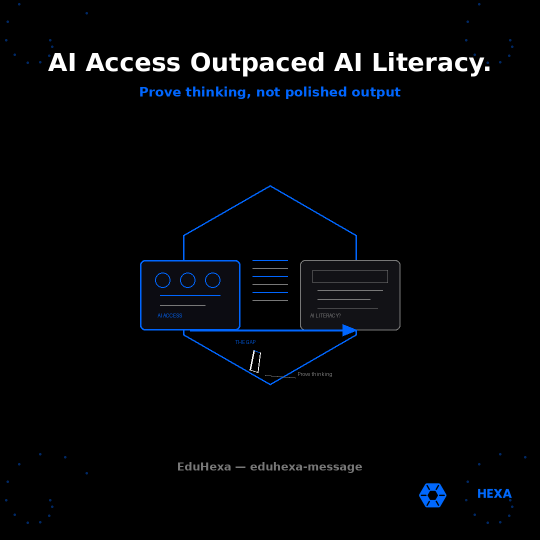
#> input picture clients/assets/eduhexa/eduhexa-message-ai-literacy-gap-sep-2026.png, 1080 x 1080 px, given in place of eduhexa logo.png, which was not available (shown at 1/2 size)
$ python generate_eduhexa_image_assignment_ai_levels.py
#> lines starting #> are read from the running program, lines starting #| are printed output that depends on the picture; pictures that were not available may be replaced by others from this repository, and a replacement may not be noted
#!/usr/bin/env python3
"""Generate EduHexa eduhexa-message WhatsApp image 1080x1080 - Assignment AI Levels."""
from PIL import Image, ImageDraw, ImageFont
import math
import os

SIZE = 1080
BLACK = (0, 0, 0)
BLUE = (0, 102, 255)
WHITE = (255, 255, 255)
GRAY = (120, 120, 120)
DARK_BLUE = (0, 40, 100)
MUTED = (45, 45, 55)
BAND_COLORS = [
    ((90, 30, 30), "L0", "No AI"),
    ((40, 55, 90), "L1", "Prep only"),
    ((20, 70, 120), "L2", "Disclose"),
    ((8, 45, 110), "L3", "Integrated"),
]

OUT = "/workspace/clients/assets/eduhexa/eduhexa-message-assignment-ai-levels-oct-2026.png"
LOGO = "/workspace/clients/eduhexa logo.png"

img = Image.new("RGB", (SIZE, SIZE), BLACK)
#> img: PIL image 1080x1080 RGB; every value is 0
draw = ImageDraw.Draw(img)

for cx, cy in [(100, 140), (980, 140), (100, 940), (980, 940)]:
    for i in range(8):
        angle = i * math.pi / 4
        r = 14 + i * 6
        x = cx + int(r * math.cos(angle))
        y = cy + int(r * math.sin(angle))
        draw.ellipse([x - 2, y - 2, x + 2, y + 2], fill=DARK_BLUE)

cx, cy = SIZE // 2, SIZE // 2 + 55
draw.rounded_rectangle([cx - 330, cy - 230, cx + 330, cy + 230], radius=20, outline=BLUE, width=2)

band_h = 95
start_y = cy - 200
for i, (fill, label, desc) in enumerate(BAND_COLORS):
    y0 = start_y + i * (band_h + 8)
    draw.rounded_rectangle([cx - 290, y0, cx + 290, y0 + band_h], radius=10, outline=BLUE if i == 3 else GRAY, width=2 if i == 3 else 1, fill=fill)
    draw.ellipse([cx - 270, y0 + 28, cx - 220, y0 + 78], outline=WHITE, width=2)
    draw.text((cx - 255, y0 + 42), label, fill=WHITE, font=ImageFont.load_default())
    draw.text((cx - 190, y0 + 32), desc, fill=WHITE, font=ImageFont.load_default())
    draw.line([(cx - 40, y0 + 48), (cx + 250, y0 + 48)], fill=(200, 200, 210), width=2)
    draw.line([(cx - 40, y0 + 62), (cx + 200, y0 + 62)], fill=(140, 140, 150), width=2)

draw.rounded_rectangle([cx - 290, cy + 175, cx + 290, cy + 215], radius=8, outline=GRAY, width=1, fill=MUTED)
draw.text((cx - 260, cy + 188), "DEFAULT LEVEL IF UNLABELED →", fill=GRAY, font=ImageFont.load_default())
draw.text((cx + 40, cy + 188), "L0 / L1", fill=BLUE, font=ImageFont.load_default())


def load_font(size):
#> called with size = 48
    paths = [
        "/usr/share/fonts/truetype/dejavu/DejaVuSans-Bold.ttf",
        "/usr/share/fonts/truetype/liberation/LiberationSans-Bold.ttf",
    ]
    for p in paths:
        if os.path.exists(p):
            return ImageFont.truetype(p, size)
    return ImageFont.load_default()


font_head = load_font(48)
font_sub = load_font(26)
font_small = load_font(22)

line1 = "State the AI Level."
line2 = "Every Assignment."
bbox1 = draw.textbbox((0, 0), line1, font=font_head)
#> bbox1 = (0, 9, 502, 46)
tw1 = bbox1[2] - bbox1[0]
#> tw1 = 502
draw.text(((SIZE - tw1) // 2, 72), line1, fill=WHITE, font=font_head)
bbox2 = draw.textbbox((0, 0), line2, font=font_head)
#> bbox2 = (0, 9, 506, 55)
tw2 = bbox2[2] - bbox2[0]
#> tw2 = 506
draw.text(((SIZE - tw2) // 2, 128), line2, fill=BLUE, font=font_head)

sub = "Label the task before the browser opens"
bbox3 = draw.textbbox((0, 0), sub, font=font_sub)
#> bbox3 = (0, 5, 597, 30)
tw3 = bbox3[2] - bbox3[0]
#> tw3 = 597
draw.text(((SIZE - tw3) // 2, 188), sub, fill=GRAY, font=font_sub)

small = "EduHexa — eduhexa-message"
bbox4 = draw.textbbox((0, 0), small, font=font_small)
#> bbox4 = (0, 4, 371, 26)
tw4 = bbox4[2] - bbox4[0]
#> tw4 = 371
draw.text(((SIZE - tw4) // 2, 918), small, fill=GRAY, font=font_small)

logo = Image.open(LOGO).convert("RGBA")
logo_w = int(SIZE * 0.20)
logo_h = int(logo_w * logo.height / logo.width)
#> logo_h = 216
logo = logo.resize((logo_w, logo_h), Image.Resampling.LANCZOS)
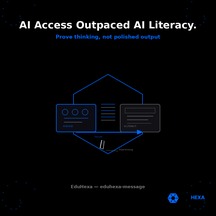
#> logo: PIL image 216x216 RGBA; mean R, G, B, A 4.2, 5.6, 7.7, 255
img.paste(logo, (SIZE - logo_w - 40, SIZE - logo_h - 48), logo)
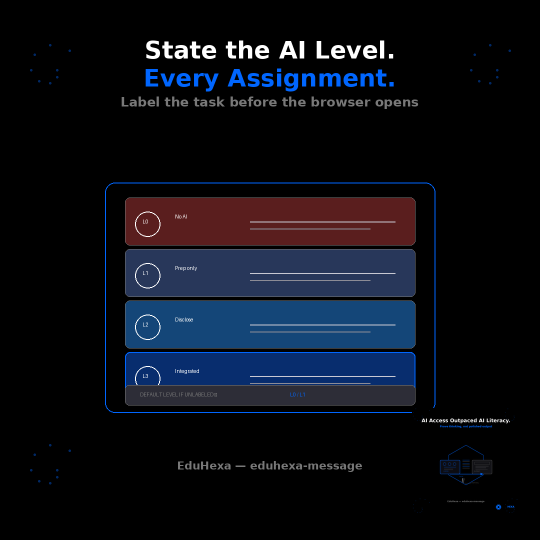
#> img: PIL image 1080x1080 RGB (shown at 1/2 size); mean R, G, B 11.9, 14.4, 22.3

img.save(OUT, "PNG", optimize=True)
print(f"Saved {OUT} ({os.path.getsize(OUT)} bytes)")

$ run again, on clients/assets/eduhexa/eduhexa-message-ai-mandate-stack-oct-2026.png
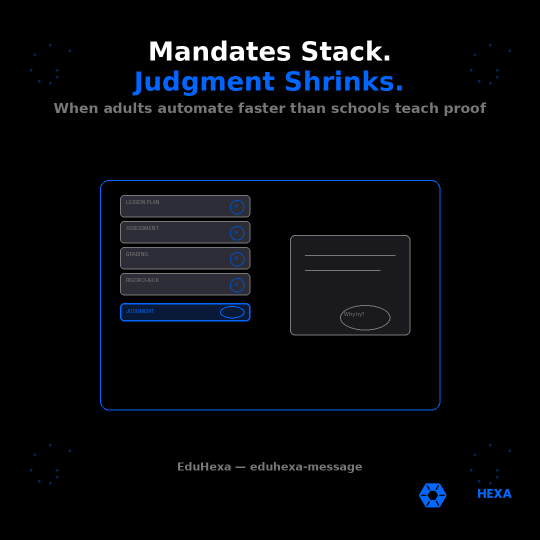
#> input picture clients/assets/eduhexa/eduhexa-message-ai-mandate-stack-oct-2026.png, 1080 x 1080 px, given in place of eduhexa logo.png, which was not available (shown at 1/2 size)
#> bbox1 = (0, 9, 502, 46)
#> tw1 = 502
#> bbox2 = (0, 9, 506, 55)
#> tw2 = 506
#> bbox3 = (0, 5, 597, 30)
#> tw3 = 597
#> bbox4 = (0, 4, 371, 26)
#> tw4 = 371
#> `logo = logo.resize((logo_w, logo_h), Image.Resampling.LANCZOS)`:
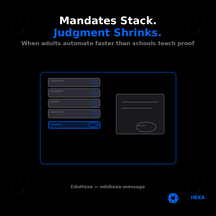
#> logo: PIL image 216x216 RGBA; mean R, G, B, A 6.3, 8.2, 11.5, 255
#> `img.paste(logo, (SIZE - logo_w - 40, SIZE - logo_h - 48), logo)`:
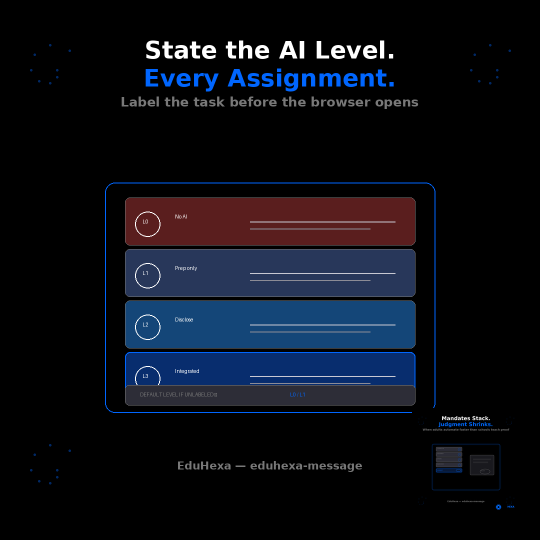
#> img: PIL image 1080x1080 RGB (shown at 1/2 size); mean R, G, B 11.9, 14.5, 22.5
